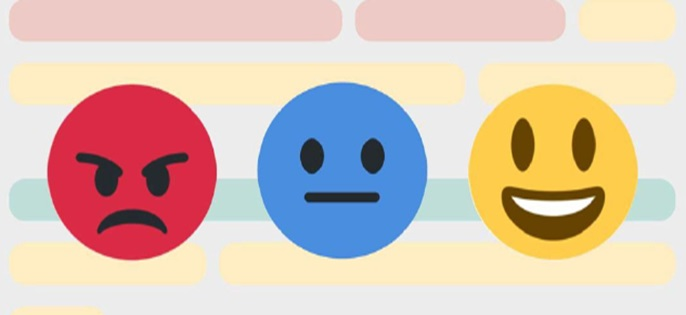
#> input picture emotion.jpeg, 686 x 315 px
$ jupyter execute --allow-errors Internship_Project.ipynb   (shell and % lines are left out)
#> lines starting #> are read from the running program, lines starting #| are printed output that depends on the picture
# PROJECT: E-COMMERCE SENTIMENT ANALYSIS FOR CUSTOMER REVIEWS

[cell 1]
from PIL import Image
Image.open('emotion.jpeg').resize((1200,400))
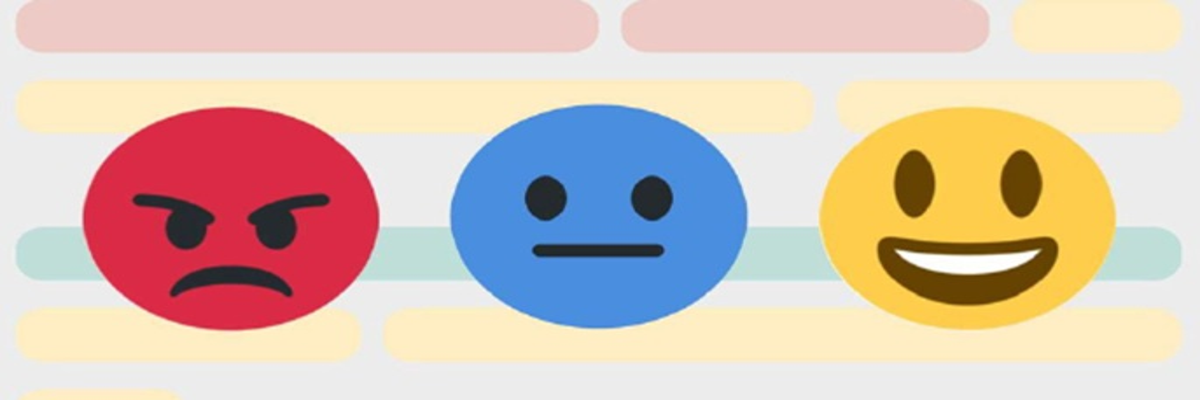
#> Out: PIL image 1200x400 RGB; mean R, G, B 214.7, 193.8, 182.2
